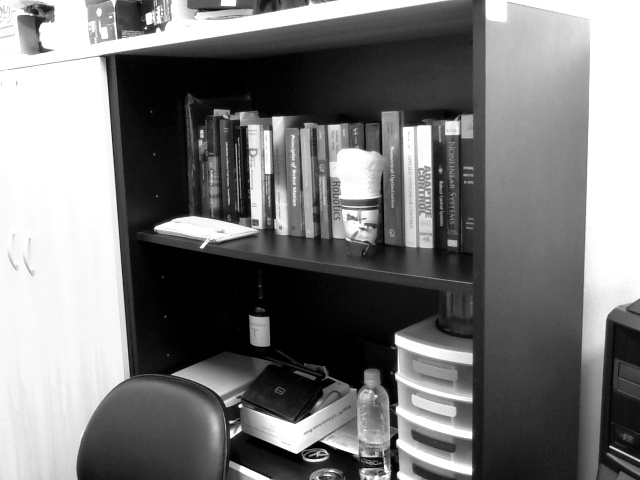
#> input picture py3DRec/a_pic1.jpg, 640 x 480 px
$ python -i DenseMatching.py   (imports and definitions only)   (older library calls are emulated)
#> lines starting #> are read from the running program, lines starting #| are printed output that depends on the picture; after the words box and inside, x2 and y2 are one past the last pixel; in counts of white or black regions, pixels touching at a corner belong together
#> further down, picture is the input picture: shape (480, 640, 3); min 0, max 255, mean 121.1
import cv2
import numpy as np
import matplotlib.pyplot as plt
import scipy as nL
from heapq import heappush, heappop


class clsDenseMatching(object):
	"""description of class"""


	# [202 lines left out: functions denseMatching, propagate, DMZNCC, returnZncc, not called in this run]


	@staticmethod
	def ReliableArea(im):
		#sb_1 = cv2.Sobel(im,cv2.CV_8U,1,0,ksize=1)
		#sb_2 = cv2.Sobel(im,cv2.CV_8U,0,1,ksize=1)
		a = np.array([(cv2.Sobel(im,cv2.CV_8U,1,0,ksize=1)), (cv2.Sobel(im,cv2.CV_8U,0,1,ksize=1)), (cv2.Sobel(im,cv2.CV_8U,1,1,ksize=1))]).max(axis = 0)
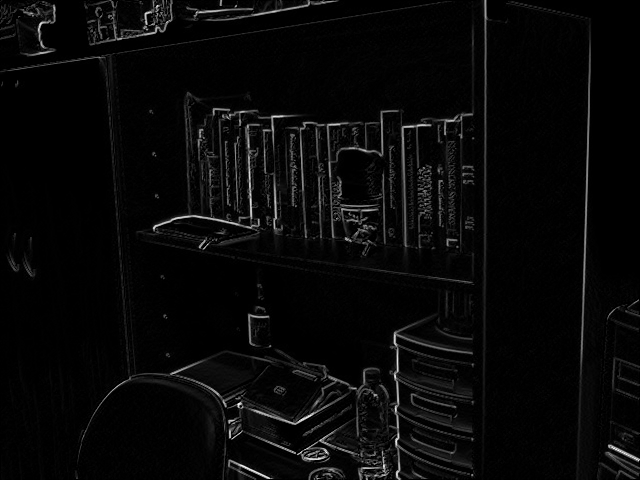
#> a: shape (480, 640, 3); min 0, max 255, mean 8.1
#		a = cv2.Sobel(im,cv2.CV_8U,1,0,ksize=1)
		#a = a/256;
		a[0,:] = 0
#> a: shape (480, 640, 3); 0.05% of pixels changed, all inside (x1, y1, x2, y2) = (1, 0, 545, 1)
		a[-1,:] = 0
#> a: shape (480, 640, 3); min 0, max 255, mean 8.1
		a[:,0] = 0
#> a: shape (480, 640, 3); min 0, max 255, mean 8.1
		a[:,-1] = 0
#> a: shape (480, 640, 3); min 0, max 255, mean 8.1
		thresh = 3
		#im_bw = 255 - cv2.threshold(a, thresh, 255, cv2.THRESH_BINARY)[1]
		im_bw = cv2.threshold(a, thresh, 255, cv2.THRESH_BINARY)[1]
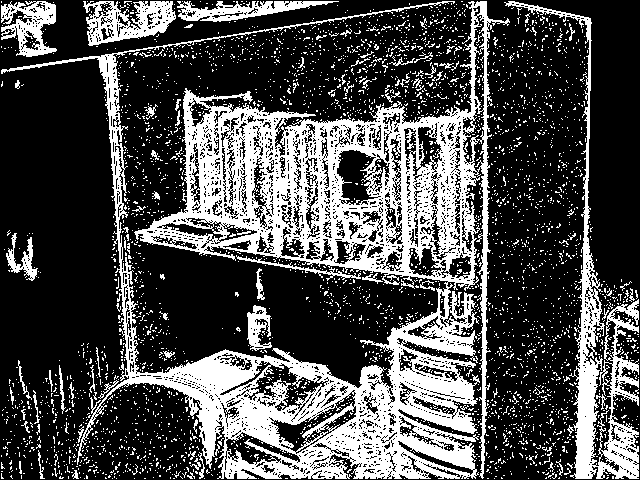
#> im_bw: shape (480, 640, 3); 30% white; 3608 white regions (3525 under 20 px), largest, box (x1, y1, x2, y2) and area: (1, 1, 510, 479) 64409, (504, 1, 639, 479) 8112, (83, 1, 176, 46) 2252
		b = a < 0.01
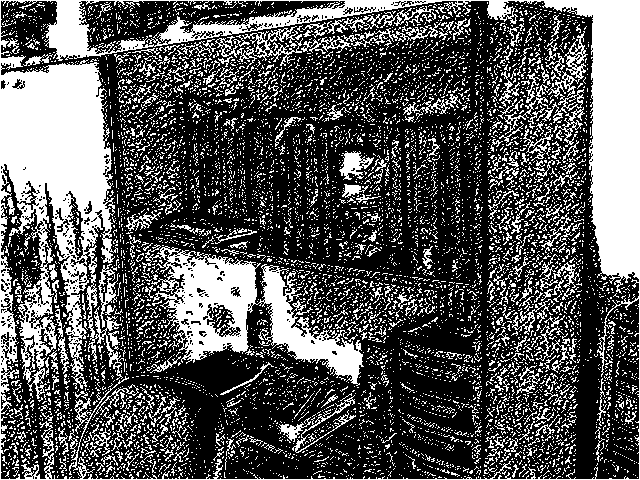
#> b: shape (480, 640, 3) bool; 33.9% white; 7380 white regions (6983 under 20 px), largest, box (x1, y1, x2, y2) and area: (0, 0, 640, 480) 45069, (142, 244, 364, 386) 10781, (536, 31, 588, 123) 1014
		b = 1 - b
		return im_bw/255


>>> import cv2
>>> picture = cv2.imread('a_pic1.jpg')
>>> result = clsDenseMatching().ReliableArea(picture)

$ run again, on py3DRec/a_pic2.jpg
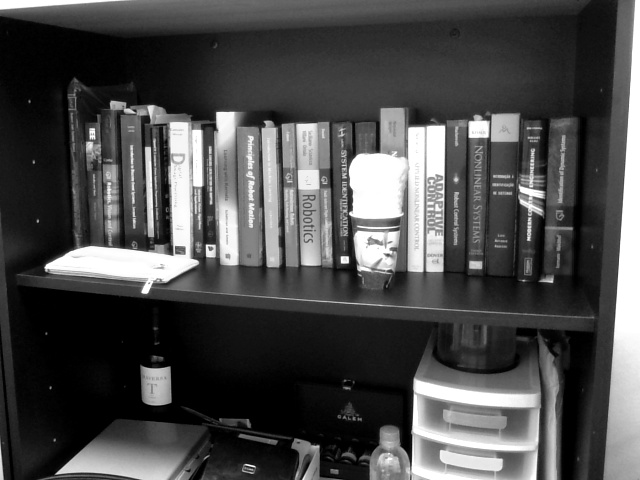
#> input picture py3DRec/a_pic2.jpg, 640 x 480 px
#> picture is the input picture: shape (480, 640, 3); min 0, max 255, mean 74.6
#> in ReliableArea, `im_bw = cv2.threshold(a, thresh, 255, cv2.THRESH_BINARY)[1]`:
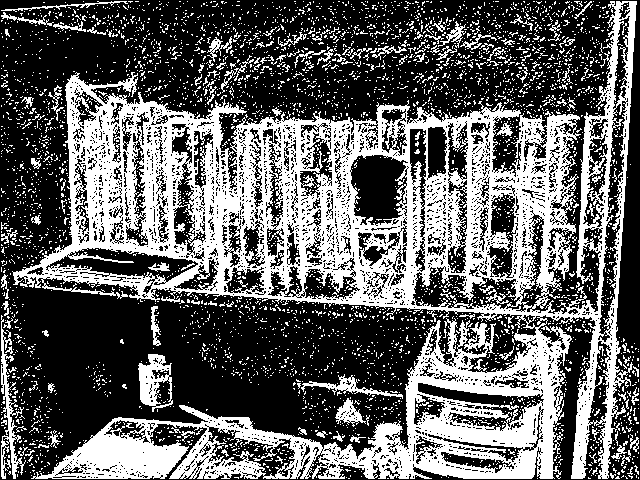
#> im_bw: shape (480, 640, 3); 38.4% white; 4292 white regions (4166 under 20 px), largest, box (x1, y1, x2, y2) and area: (12, 1, 637, 479) 96075, (1, 315, 26, 479) 1136, (138, 354, 173, 412) 1065
#> in ReliableArea, `b = a < 0.01`:
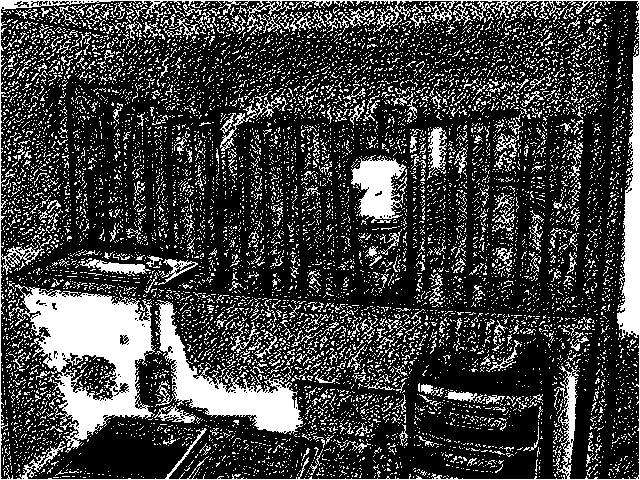
#> b: shape (480, 640, 3) bool; 24.8% white; 9136 white regions (8766 under 20 px), largest, box (x1, y1, x2, y2) and area: (15, 284, 156, 453) 10744, (0, 0, 640, 480) 10084, (155, 300, 303, 435) 5661

$ run again, on py3DRec/a_pic4.jpg
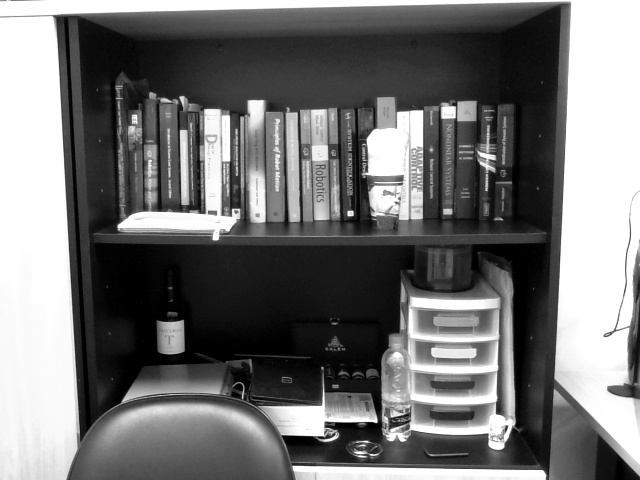
#> input picture py3DRec/a_pic4.jpg, 640 x 480 px
#> picture is the input picture: shape (480, 640, 3); min 0, max 255, mean 115.8
#> in ReliableArea, `im_bw = cv2.threshold(a, thresh, 255, cv2.THRESH_BINARY)[1]`:
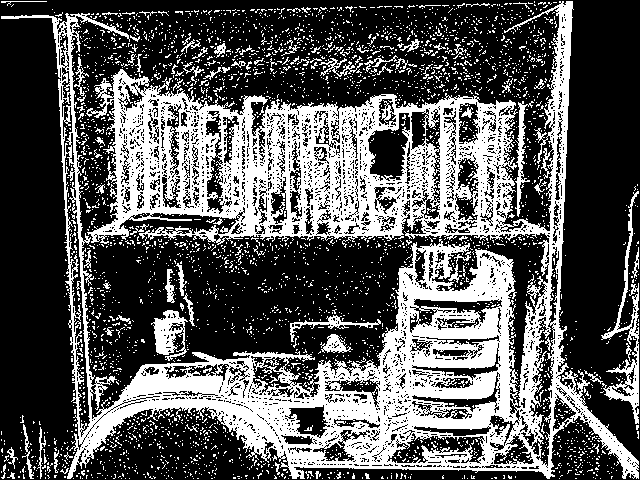
#> im_bw: shape (480, 640, 3); 34.5% white; 3522 white regions (3430 under 20 px), largest, box (x1, y1, x2, y2) and area: (1, 1, 639, 479) 87487, (601, 191, 639, 424) 1754, (151, 310, 188, 361) 969
#> in ReliableArea, `b = a < 0.01`:
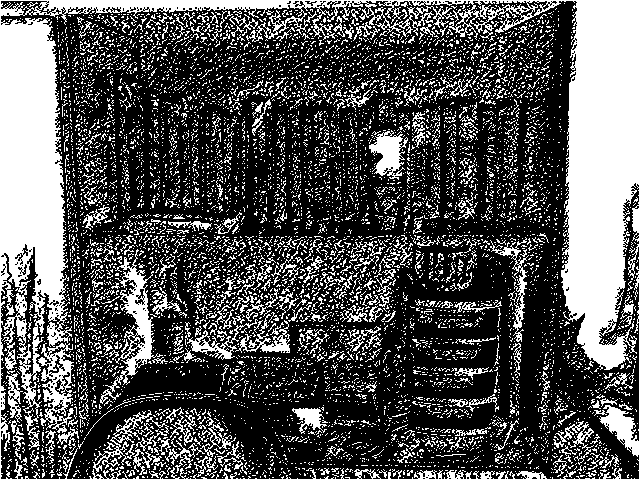
#> b: shape (480, 640, 3) bool; 32.6% white; 7669 white regions (7320 under 20 px), largest, box (x1, y1, x2, y2) and area: (0, 0, 640, 480) 50839, (105, 249, 163, 392) 2014, (38, 343, 74, 433) 1462

$ run again, on py3DRec/a_pic5.jpg
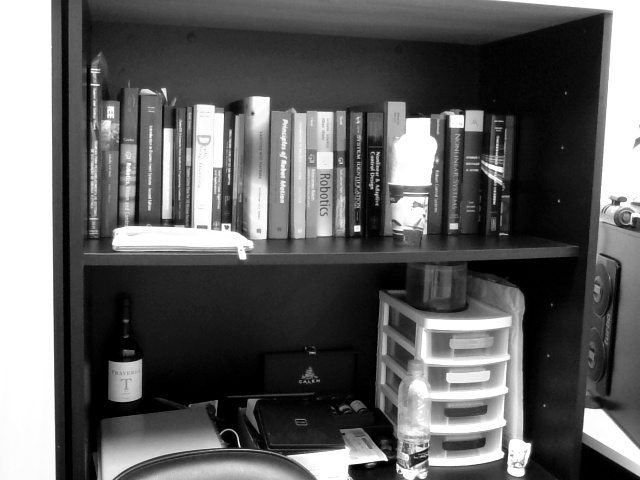
#> input picture py3DRec/a_pic5.jpg, 640 x 480 px
#> picture is the input picture: shape (480, 640, 3); min 0, max 255, mean 96.8
#> in ReliableArea, `im_bw = cv2.threshold(a, thresh, 255, cv2.THRESH_BINARY)[1]`:
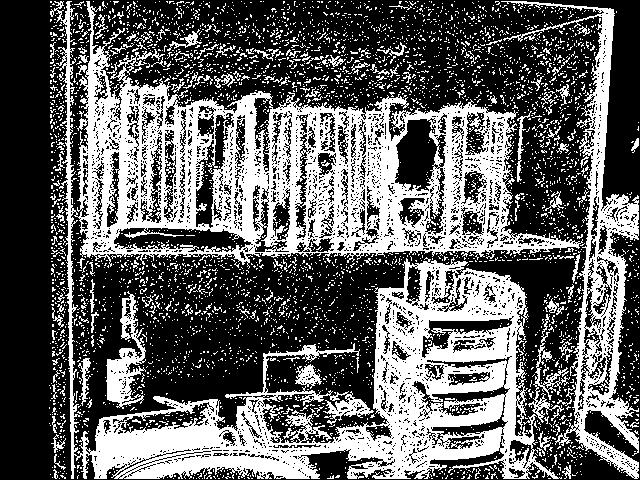
#> im_bw: shape (480, 640, 3); 38.1% white; 4427 white regions (4289 under 20 px), largest, box (x1, y1, x2, y2) and area: (50, 1, 583, 479) 83118, (501, 1, 639, 479) 11541, (106, 291, 146, 409) 1896
#> in ReliableArea, `b = a < 0.01`:
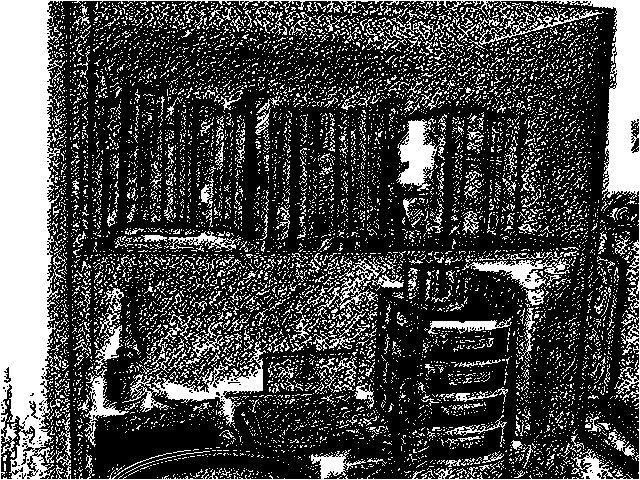
#> b: shape (480, 640, 3) bool; 28.1% white; 8497 white regions (8118 under 20 px), largest, box (x1, y1, x2, y2) and area: (0, 0, 640, 480) 32613, (122, 341, 266, 427) 2533, (396, 118, 446, 191) 1710
